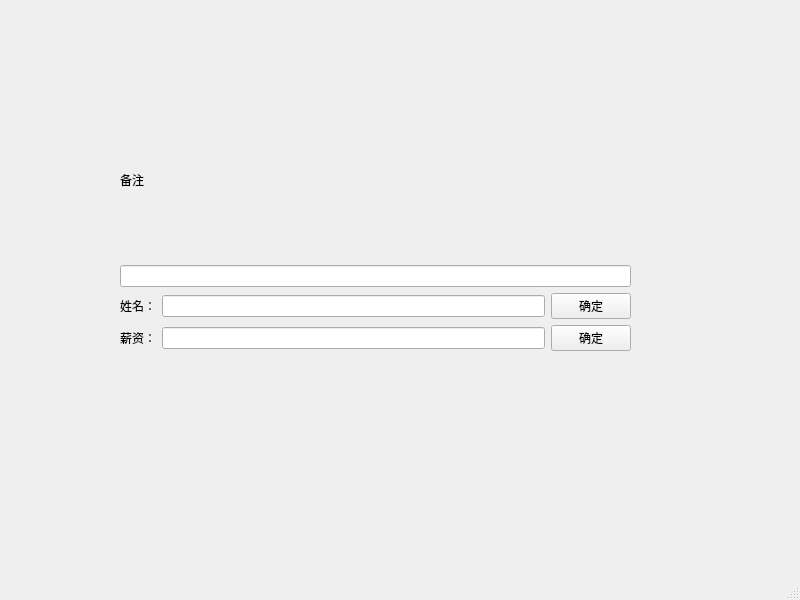
<?xml version="1.0" encoding="UTF-8"?>
<ui version="4.0">
 <class>MainWindow</class>
 <widget class="QMainWindow" name="MainWindow">
  <property name="geometry">
   <rect>
    <x>0</x>
    <y>0</y>
    <width>800</width>
    <height>600</height>
   </rect>
  </property>
  <property name="windowTitle">
   <string>MainWindow</string>
  </property>
  <widget class="QWidget" name="centralwidget">
   <widget class="QWidget" name="">
    <property name="geometry">
     <rect>
      <x>120</x>
      <y>100</y>
      <width>511</width>
      <height>251</height>
     </rect>
    </property>
    <layout class="QVBoxLayout" name="verticalLayout">
     <item>
      <widget class="QLabel" name="label">
       <property name="text">
        <string>备注</string>
       </property>
      </widget>
     </item>
     <item>
      <widget class="QLineEdit" name="lineEdit"/>
     </item>
     <item>
      <layout class="QHBoxLayout" name="horizontalLayout">
       <item>
        <widget class="QLabel" name="label_2">
         <property name="text">
          <string>姓名：</string>
         </property>
        </widget>
       </item>
       <item>
        <widget class="QLineEdit" name="lineEdit_2"/>
       </item>
       <item>
        <widget class="QPushButton" name="pushButton">
         <property name="text">
          <string>确定</string>
         </property>
        </widget>
       </item>
      </layout>
     </item>
     <item>
      <layout class="QHBoxLayout" name="horizontalLayout_2">
       <item>
        <widget class="QLabel" name="label_3">
         <property name="text">
          <string>薪资：</string>
         </property>
        </widget>
       </item>
       <item>
        <widget class="QLineEdit" name="lineEdit_3"/>
       </item>
       <item>
        <widget class="QPushButton" name="pushButton_2">
         <property name="text">
          <string>确定</string>
         </property>
        </widget>
       </item>
      </layout>
     </item>
    </layout>
   </widget>
  </widget>
  <widget class="QMenuBar" name="menubar">
   <property name="geometry">
    <rect>
     <x>0</x>
     <y>0</y>
     <width>800</width>
     <height>26</height>
    </rect>
   </property>
  </widget>
  <widget class="QStatusBar" name="statusbar"/>
 </widget>
 <resources/>
 <connections/>
</ui>
